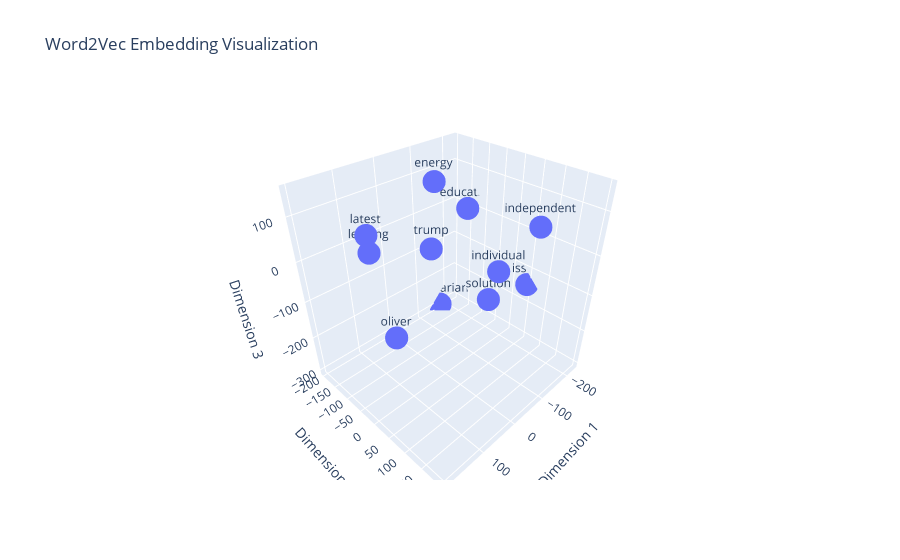

Notebook code for this chart:
### Code cell
display_similar_embeddings('trump')

### Figure 1 — Plotly figure (JSON) as saved in the notebook; plotly's stock layout.template omitted (floating-point values rounded to 4 significant figures)
{"data": [{"hovertemplate": "Dimension 1=%{x}<br>Dimension 2=%{y}<br>Dimension 3=%{z}<br>word=%{text}<extra></extra>", "legendgroup": "", "marker": {"color": "#636efa", "size": 8, "symbol": "circle"}, "mode": "markers+text", "name": "", "scene": "scene", "showlegend": false, "text": ["leading", "latest", "energy", "individual", "libertarian", "independent", "solution", "oliver", "education", "issue", "trump"], "type": "scatter3d", "x": [98.24, 198.6, -50.85, 77.89, -170.5, -127.2, -30.08, 178.7, -209.7, -228.4, 51.32], "y": [-118.1, 31.4, -81.17, 198.3, -196.3, 132.0, 93.58, 59.66, -134.1, 48.38, 16.99], "z": [12.35, 148.5, 132.0, 103.6, -301.0, 80.03, -60.48, -53.82, 3.092, -142.5, 58.36]}], "layout": {"legend": {"tracegroupgap": 0}, "scene": {"domain": {"x": [0, 1], "y": [0, 1]}, "xaxis": {"title": {"text": "Dimension 1"}}, "yaxis": {"title": {"text": "Dimension 2"}}, "zaxis": {"title": {"text": "Dimension 3"}}}, "title": {"text": "Word2Vec Embedding Visualization"}}}
